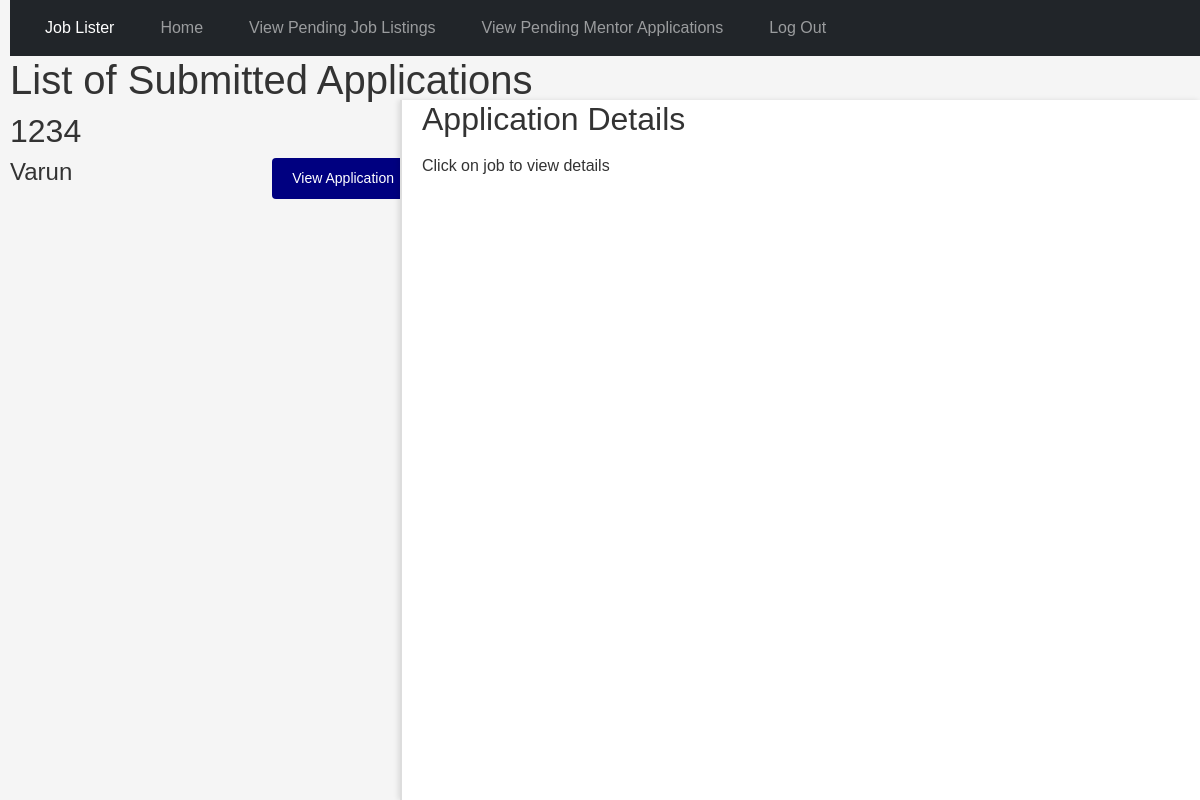
Before: /view-applications/ (signed in) with the older database file.
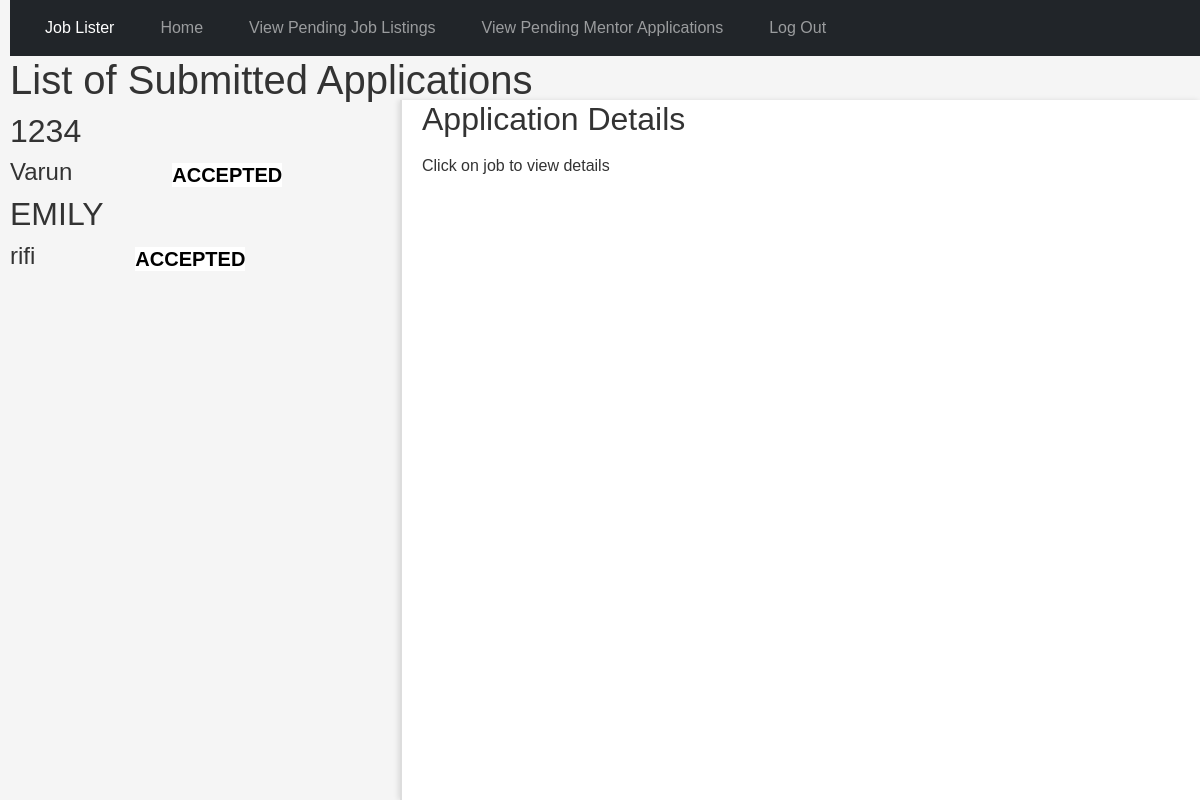
After: the same page with the newer database file.
### joblist/models.py (models this page shows, shortened)
class JobListing(models.Model):
    jobtypechoices = ( ("Arts", "Arts"),
                      ("Business", "Business"),
                        ("Communications", "Communications"),
                        ("Education", "Education"),
                        ("Healthcare", "Healthcare"),
                        ("Hospitality", "Hospitality"),
                        ("Information Technology", "Information Technology"),
                        ("Law Enforcement", "Law Enforcement"),
                        ("Sales and Marketing", "Sales and Marketing"),
                        ("Science", "Science"),
                        ("Transportation", "Transportation"),
                        ("Other", "Other"
                        ))
    jobfield = models.CharField(
        choices=jobtypechoices,
        max_length=100,
        null=True,
        blank=True,
        default='other')
    job_title = models.CharField(max_length=100)
    description = models.TextField()
    date_posted = models.DateTimeField(default=timezone.now)
    salary = models.IntegerField()
    author = models.ForeignKey(User, on_delete=models.CASCADE)
    company_name = models.CharField(max_length=100, default='Unknown Company')
    status = models.TextField()

class JobApply(models.Model):
    first_name = models.TextField()
    last_name = models.TextField()
    choices = ( ("male", "male"),
               ("female", "female"),
               ("prefer not to say", "prefer not to say"))
    statuschoices = [
        ('pending', 'Pending'),
        ('accepted', 'Accepted'),
        ('declined', 'Declined'),
    ]
    gender = models.CharField(choices=choices, max_length=20)
    birthdate = models.DateField()
    phone = models.TextField()
    email = models.TextField()
    address = models.TextField()
    education_level = models.TextField()
    creater = models.ForeignKey(User, on_delete=models.CASCADE)
    qualifications = models.TextField()
    job = models.ForeignKey(JobListing, on_delete=models.CASCADE, null = True, blank=True)
    status = models.CharField(
        max_length=10,
        choices=statuschoices,
        default='pending'
    )
    def __str__(self):
        return self.qualifications

### joblist/views.py (the view)
# urls.py: path('view-applications/', views.view_applications, name="view-applications"),
def view_applications(request):
    user = request.user
    jobs = JobListing.objects.filter(author = user)
    apps = {}
    for job in jobs:
        app = JobApply.objects.filter(job = job)
        apps[job.id] = app
    print(apps)
    return render(request, 'joblist/view-applications.html', {"jobs":jobs, "apps":apps})

### joblist/templates/joblist/view-applications.html (shortened to what this page needs)
{% extends "joblist/base.html" %}
{% block content %}
<h1>List of Submitted Applications</h1>
{% for job in jobs %}
<div>
    <h2>{{ job.job_title }}</h2>
    {% for key, app in apps.items %}
    {% if key == job.pk %}
    {% for apps1 in app %}
    <div class="d-flex">
        {% if apps1.status != "rejected" %}
        <h4>{{ apps1.first_name }}</h4>
        {% if apps1.status == "pending" %}
        <button style="margin-left: 200px;" onclick="viewapp('{{ job.job_title }}', '{{ apps1.first_name }}', '{{ apps1.last_name }}', '{{ apps1.gender }}', '{{ apps1.birthdate }}', '{{ apps1.phone }}', '{{ apps1.email }}', '{{ apps1.address }}', '{{ apps1.education_level }}', '{{apps1.id}}')">View Application</button>
        {% else %}
        <div><h5 class = "status_show">{{apps1.status}}</h5></div>
        {% endif %}
        {% endif %}
    </div>
    {% endfor %}
    {% endif %}
    {% endfor %}
</div>
{% endfor %}
<div class="sidebar" id="sidebar">
    <h2>Application Details</h2>
    <p id="gender">Click on job to view details</p>
</div>
{% endblock %}

Changed rows visible on the page:
changed JobApply "Varun": status "pending" → "accepted" (drawn)
added JobListing: job_title "EMILY"
added JobApply: first_name "rifi", status "ACCEPTED"
Other visible differences:
list line gone: "View Application"
new list line: "ACCEPTED"
